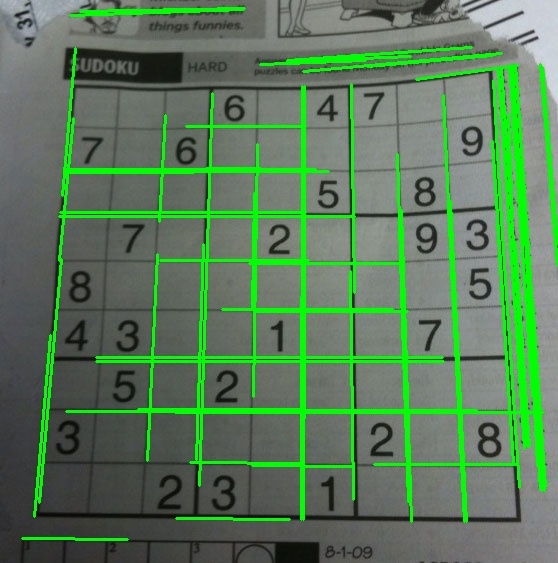
#> input picture houghlines5.jpg, 558 x 563 px, given in place of the camera
$ python tutorial-contours-1.py
#> lines starting #> are read from the running program, lines starting #| are printed output that depends on the picture; after the words box and inside, x2 and y2 are one past the last pixel; in counts of white or black regions, pixels touching at a corner belong together
import numpy as np
import cv2 as cv

# im = cv.imread('test.jpg')
# assert im is not None, "file could not be read, check with os.path.exists()"

camera = cv.VideoCapture(0)
while True:
    found, im = camera.read()
#> im is the input picture: shape (563, 558, 3); mean B, G, R 89.8, 123.2, 90
    if found:
        im = cv.cvtColor(im, cv.COLOR_BGR2GRAY)
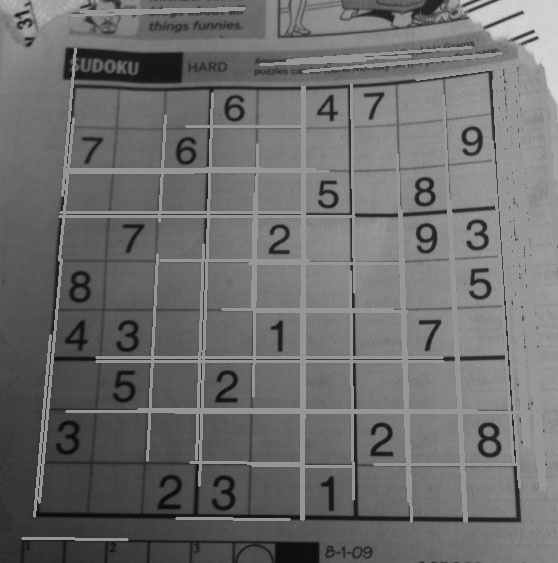
#> im: shape (563, 558); min 7, max 218, mean 109.5
        cv.imshow('gray', im)
        ret, thresh = cv.threshold(im, 127, 255, 0)
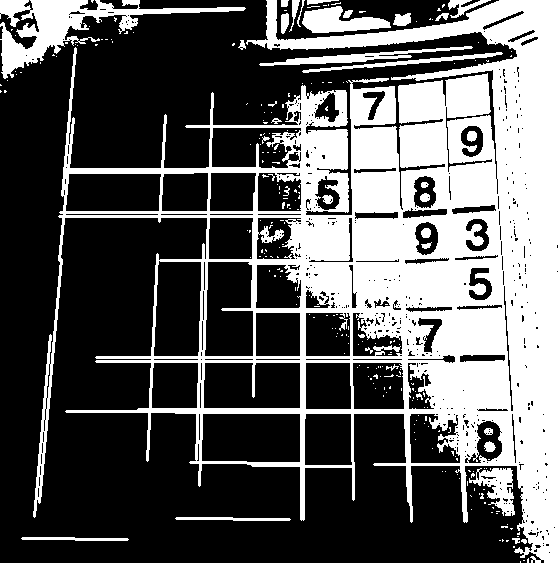
#> thresh: shape (563, 558); 36.1% white; 255 white regions (219 under 20 px)
        contours, hierarchy = cv.findContours(thresh, cv.RETR_TREE, cv.CHAIN_APPROX_SIMPLE)
#> contours = 782 contours, 644 with area under 20; largest, box (x1, y1, x2, y2) and area: (33, 0, 558, 563) 155837, (201, 413, 301, 463) 4777, (0, 0, 246, 79) 4612, (203, 362, 301, 409) 4372, (204, 261, 254, 357) 4328
        im = cv.drawContours(im, contours, -1, (255,0,0), 3)
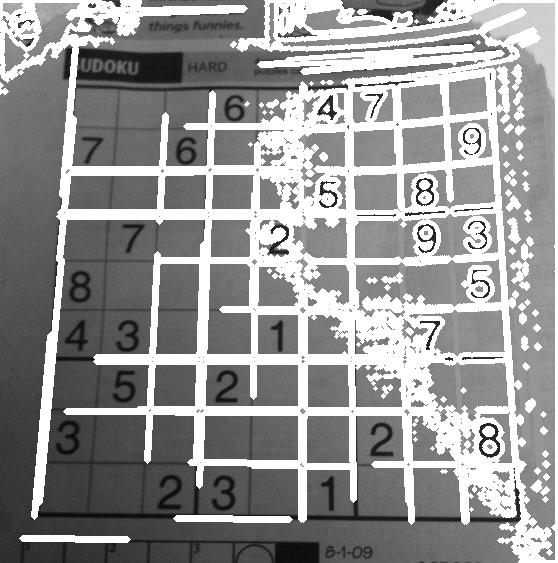
#> im: shape (563, 558); min 7, max 255, mean 148.2
        cv.imshow('contours', im)
        cv.waitKey(1000)
    else:
        print('No capture')
        import time
        time.sleep(.2)
